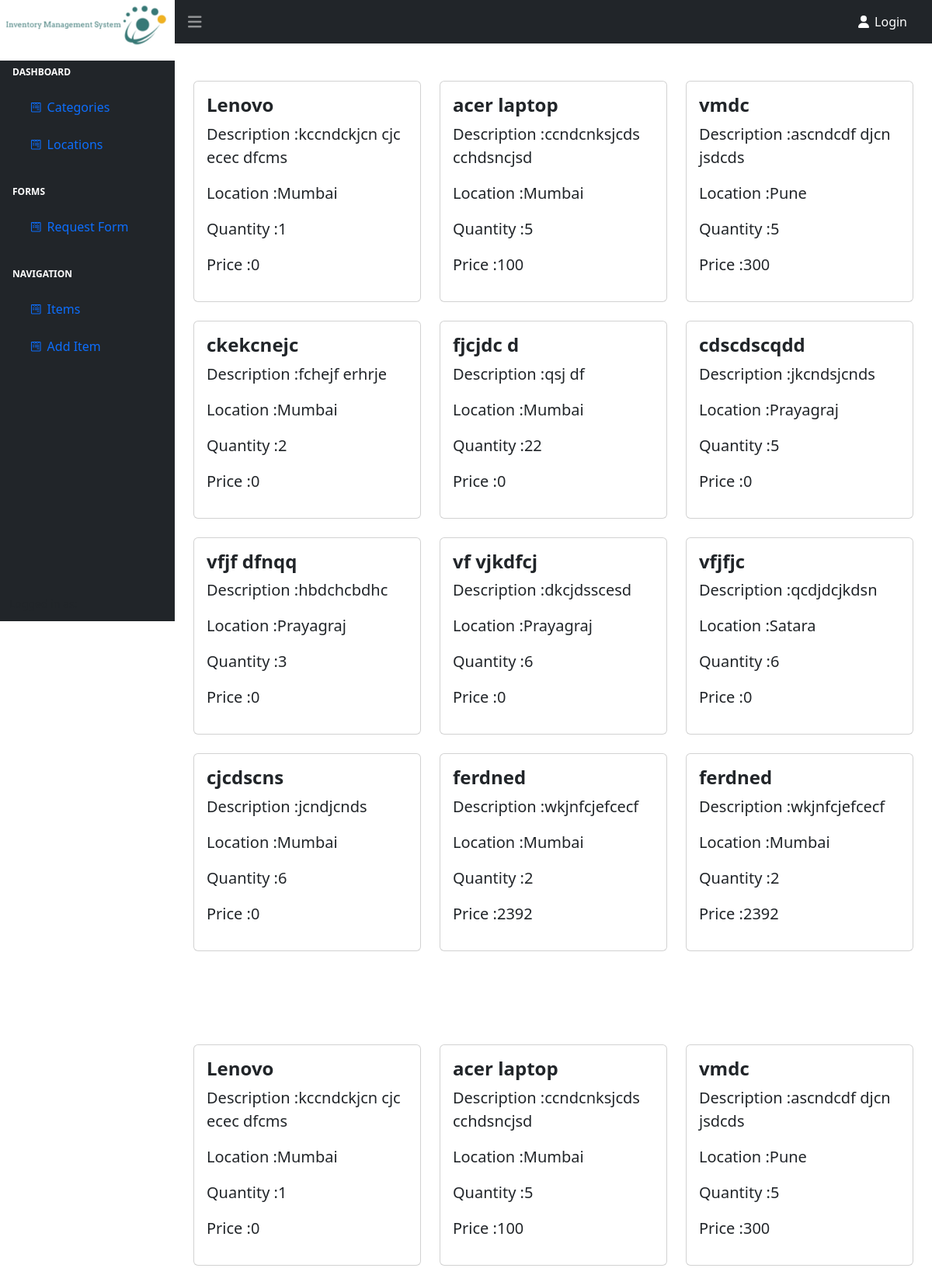
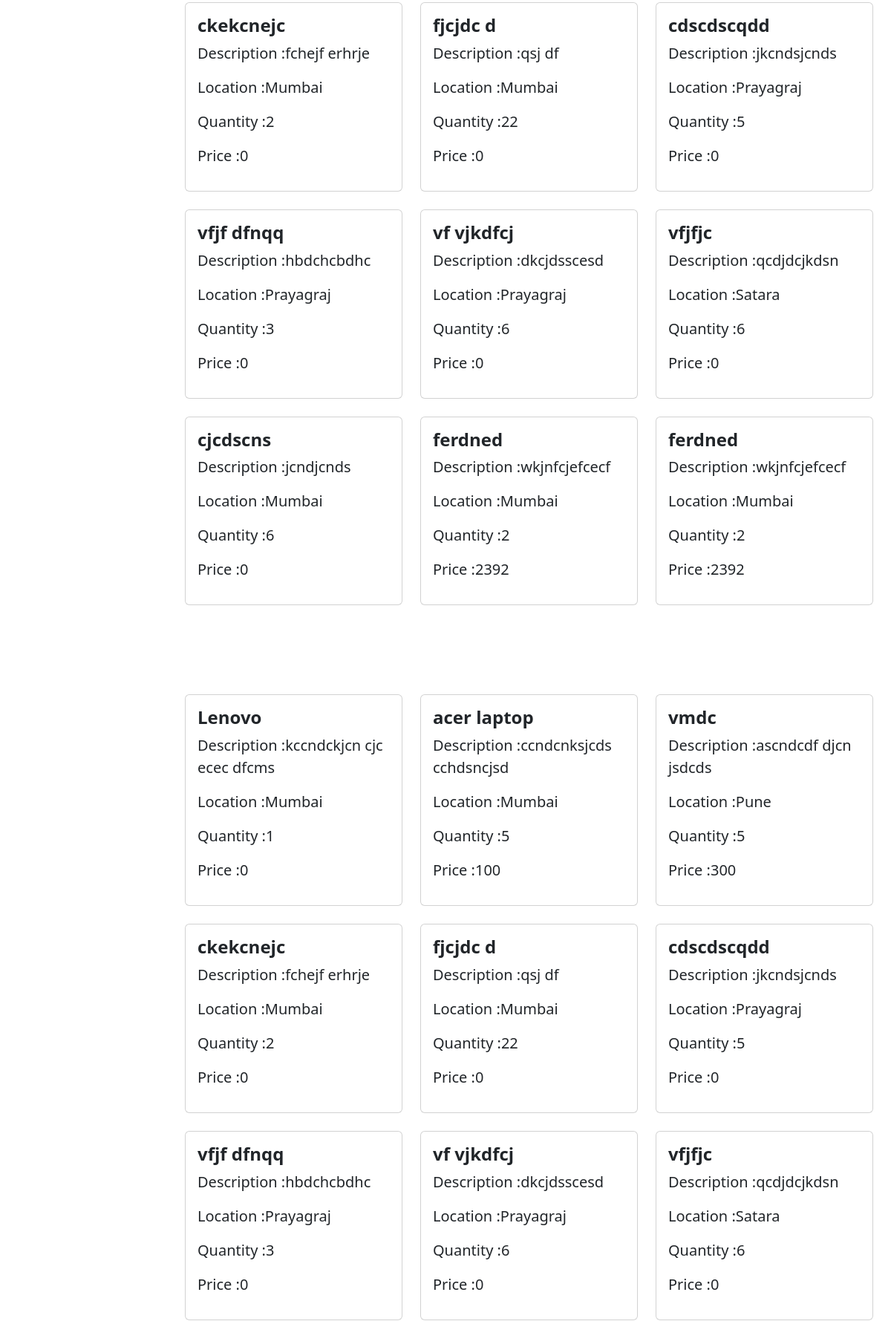
The app's page /items/ (upper part) with its own data (2 pictures, top to bottom).
### basic/models.py (models this page shows, shortened)
class Item(models.Model):
    name = models.CharField(max_length=200)
    description = models.TextField()
    quantity = models.PositiveIntegerField()
    location = models.ForeignKey(Location,on_delete=models.CASCADE)
    category = models.ForeignKey(Category, on_delete=models.CASCADE)
    price = models.PositiveIntegerField(default=0,null=True)

class Location(models.Model):
    name = models.CharField(max_length=100)
    description = models.TextField()
    def __str__(self):
        return self.name

### basic/views.py (the view)
# urls.py: path('items/', items, name = "items"),
def items(request):
    queryset = Item.objects.all()
    context = {"items": queryset}
    return render(request, "basic/items.html", context)

### basic/templates/basic/items.html (shortened to what this page needs)
{% extends 'basic/base1.html' %} {% block start %} {% for item in items %}
<div class="container py-5">
  <div class="row mb-6">
    {% for item in items %}
    <div class="col-md-6 col-lg-4 mb-4">
      <div class="card">
        <div class="card-body">
          <h4 class="fw-bolder">{{ item.name }}</h4>
          <p class="lead">Description :{{ item.description }}</p>
          <p class="lead">Location :{{ item.location }}</p>
          <p class="lead">Quantity :{{ item.quantity }}</p>
          <p class="lead">Price :{{ item.price }}</p>
        </div>
      </div>
    </div>
    {% endfor %}
  </div>
</div>
{% endfor %} {% endblock %}

### records on screen
Item: name "Lenovo", description "kccndckjcn cjc ecec dfcms", location "Mumbai", quantity "1", price "0"
Item: name "acer laptop", description "ccndcnksjcds cchdsncjsd", location "Mumbai", quantity "5", price "100"
Item: name "vmdc", description "ascndcdf djcn jsdcds", location "Pune", quantity "5", price "300"
Item: name "ckekcnejc", description "fchejf erhrje", location "Mumbai", quantity "2", price "0"
Item: name "fjcjdc d", description "qsj df", location "Mumbai", quantity "22", price "0"
Item: name "cdscdscqdd", description "jkcndsjcnds", location "Prayagraj", quantity "5", price "0"
Item: name "vfjf dfnqq", description "hbdchcbdhc", location "Prayagraj", quantity "3", price "0"
Item: name "vf vjkdfcj", description "dkcjdsscesd", location "Prayagraj", quantity "6", price "0"
Item: name "vfjfjc", description "qcdjdcjkdsn", location "Satara", quantity "6", price "0"
Item: name "cjcdscns", description "jcndjcnds", location "Mumbai", quantity "6", price "0"
Item: name "ferdned", description "wkjnfcjefcecf", location "Mumbai", quantity "2", price "2392"
Item: name "ferdned", description "wkjnfcjefcecf", location "Mumbai", quantity "2", price "2392"
